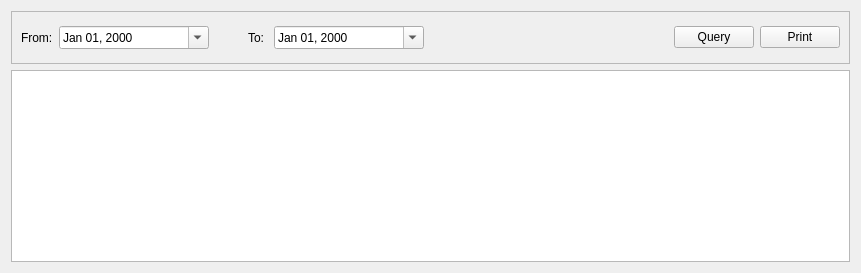
      <widget class="QWidget" name="SalesReport">
       <attribute name="title">
        <string>Sales Report Detailed</string>
       </attribute>
       <layout class="QGridLayout" name="gridLayout_22">
        <item row="0" column="0">
         <layout class="QGridLayout" name="gridLayout_21">
          <item row="0" column="0">
           <widget class="QFrame" name="frame_7">
            <property name="enabled">
             <bool>true</bool>
            </property>
            <property name="autoFillBackground">
             <bool>false</bool>
            </property>
            <property name="frameShape">
             <enum>QFrame::StyledPanel</enum>
            </property>
            <property name="frameShadow">
             <enum>QFrame::Raised</enum>
            </property>
            <layout class="QGridLayout" name="gridLayout_20">
             <item row="0" column="0">
              <layout class="QHBoxLayout" name="horizontalLayout_31">
               <item>
                <widget class="QLabel" name="label_44">
                 <property name="text">
                  <string>From:</string>
                 </property>
                </widget>
               </item>
               <item>
                <widget class="QDateEdit" name="deFromSR">
                 <property name="minimumSize">
                  <size>
                   <width>150</width>
                   <height>0</height>
                  </size>
                 </property>
                 <property name="time">
                  <time>
                   <hour>0</hour>
                   <minute>0</minute>
                   <second>0</second>
                  </time>
                 </property>
                 <property name="displayFormat">
                  <string>MMM dd, yyyy</string>
                 </property>
                 <property name="calendarPopup">
                  <bool>true</bool>
                 </property>
                </widget>
               </item>
               <item>
                <widget class="QLabel" name="label_45">
                 <property name="text">
                  <string>          To: </string>
                 </property>
                </widget>
               </item>
               <item>
                <widget class="QDateEdit" name="deToSR">
                 <property name="minimumSize">
                  <size>
                   <width>150</width>
                   <height>0</height>
                  </size>
                 </property>
                 <property name="displayFormat">
                  <string>MMM dd, yyyy</string>
                 </property>
                 <property name="calendarPopup">
                  <bool>true</bool>
                 </property>
                </widget>
               </item>
               <item>
                <spacer name="horizontalSpacer_19">
                 <property name="orientation">
                  <enum>Qt::Horizontal</enum>
                 </property>
                 <property name="sizeHint" stdset="0">
                  <size>
                   <width>244</width>
                   <height>33</height>
                  </size>
                 </property>
                </spacer>
               </item>
               <item>
                <widget class="QPushButton" name="pbQuerySR">
                 <property name="text">
                  <string>Query</string>
                 </property>
                </widget>
               </item>
               <item>
                <widget class="QPushButton" name="pbPrintSR">
                 <property name="text">
                  <string>Print</string>
                 </property>
                </widget>
               </item>
              </layout>
             </item>
            </layout>
           </widget>
          </item>
          <item row="1" column="0">
           <widget class="QTableView" name="tvSalesRep"/>
          </item>
         </layout>
        </item>
       </layout>
      </widget>
